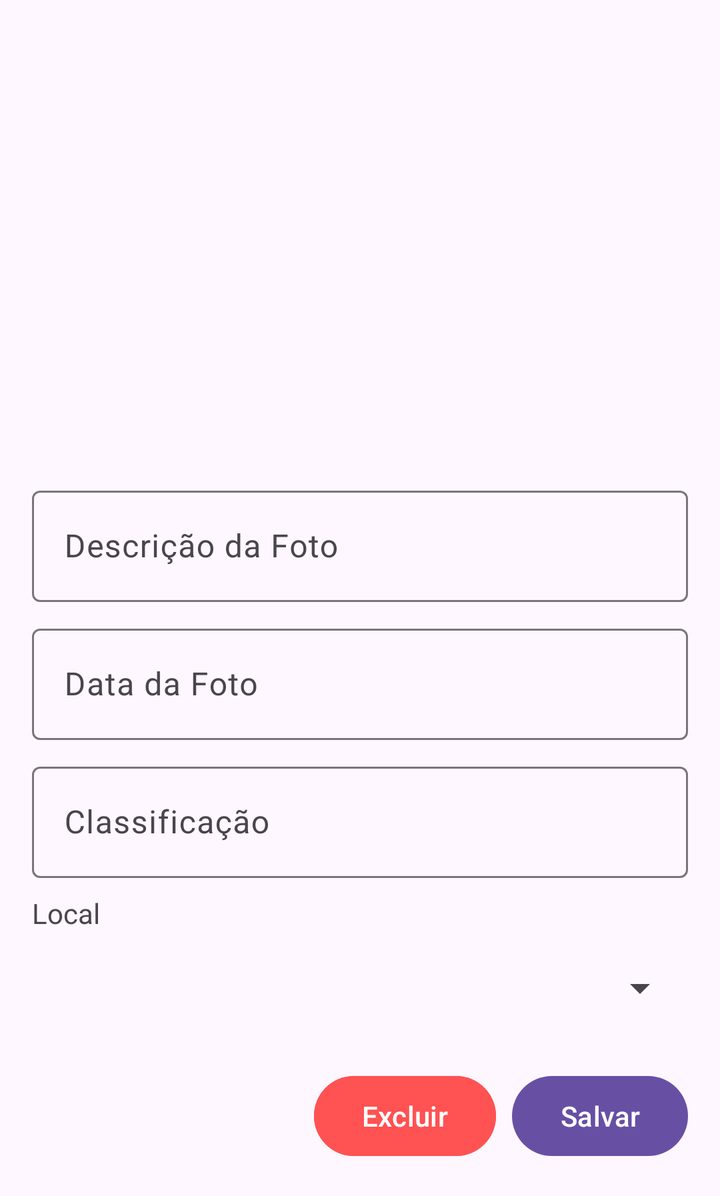
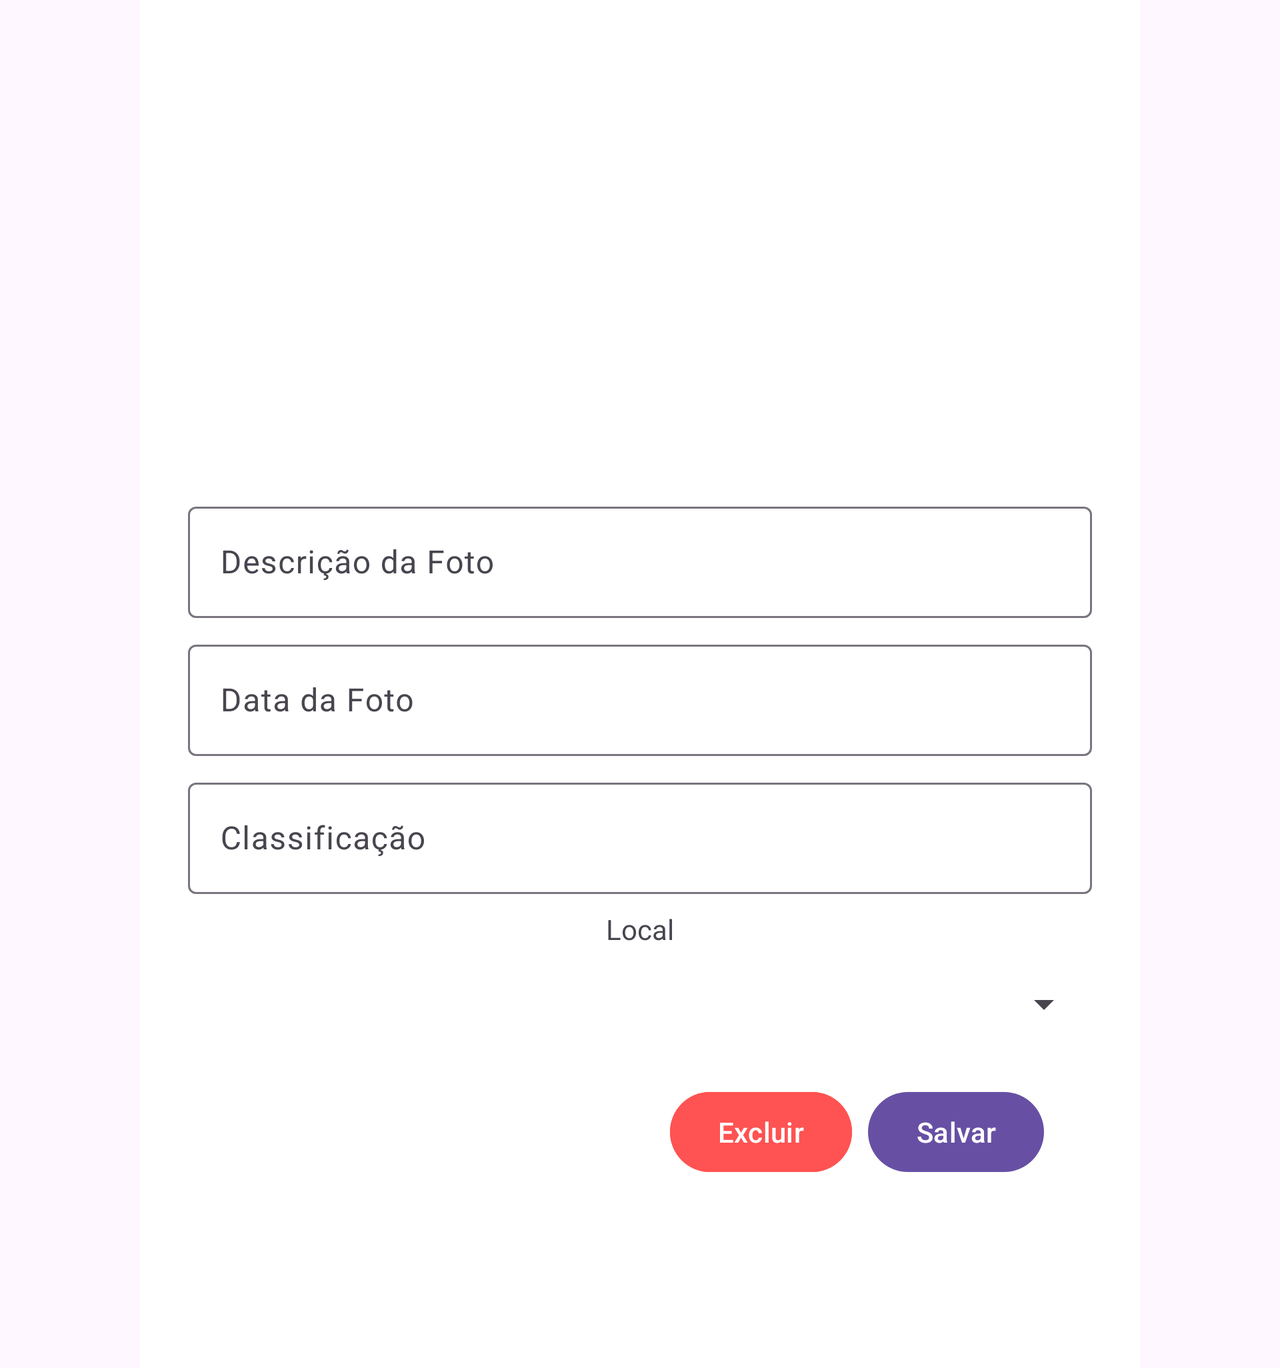

Compare how this app lays out the same screen by default and in its alternative resource folder. The renders come first, then the two layout files and the values they reference.
<!-- AndroidManifest.xml: application theme Theme.Tripsync -->
<!-- res/layout/dialog_detalhes_foto.xml -->
<?xml version="1.0" encoding="utf-8"?>
<LinearLayout xmlns:android="http://schemas.android.com/apk/res/android"
    android:layout_width="match_parent"
    android:layout_height="wrap_content"
    android:orientation="vertical"
    android:padding="16dp">

    <ImageView
        android:id="@+id/imgFotoDetalhe"
        android:layout_width="match_parent"
        android:layout_height="200dp"
        android:contentDescription="@string/imagem_da_foto"
        android:scaleType="centerCrop"
        android:layout_marginBottom="16dp" />

    <com.google.android.material.textfield.TextInputLayout
        android:layout_width="match_parent"
        android:layout_height="wrap_content"
        android:layout_marginTop="8dp">

        <EditText
            android:id="@+id/etDescricaoFoto"
            android:layout_width="match_parent"
            android:layout_height="wrap_content"
            android:autofillHints="description"
            android:hint="@string/descricao_da_foto"
            android:inputType="textMultiLine"
            android:maxLines="3" />
    </com.google.android.material.textfield.TextInputLayout>

    <com.google.android.material.textfield.TextInputLayout
        android:layout_width="match_parent"
        android:layout_height="wrap_content"
        android:layout_marginTop="8dp">

        <EditText
            android:id="@+id/etDataFoto"
            android:layout_width="match_parent"
            android:layout_height="wrap_content"
            android:autofillHints=""
            android:hint="@string/data_da_foto"
            android:focusable="true"
            android:clickable="true" />
    </com.google.android.material.textfield.TextInputLayout>

    <com.google.android.material.textfield.TextInputLayout
        android:layout_width="match_parent"
        android:layout_height="wrap_content"
        android:layout_marginTop="8dp">

        <EditText
            android:id="@+id/etClassificacaoFoto"
            android:layout_width="match_parent"
            android:layout_height="wrap_content"
            android:autofillHints=""
            android:hint="@string/classificacao"
            android:inputType="numberDecimal" />
    </com.google.android.material.textfield.TextInputLayout>

    <TextView
        android:layout_width="wrap_content"
        android:layout_height="wrap_content"
        android:text="@string/local"
        android:layout_marginTop="8dp" />

    <Spinner
        android:id="@+id/spinnerLocal"
        android:layout_width="match_parent"
        android:layout_height="wrap_content"
        android:layout_marginTop="4dp"
        android:minHeight="48dp" />

    <LinearLayout
        android:layout_width="match_parent"
        android:layout_height="wrap_content"
        android:orientation="horizontal"
        android:layout_marginTop="16dp"
        android:gravity="end">

        <Button
            android:id="@+id/btnExcluirFoto"
            android:layout_width="wrap_content"
            android:layout_height="wrap_content"
            android:text="@string/excluir"
            style="@style/TEXT"
            android:layout_marginEnd="8dp"
            android:backgroundTint="#FF5252" />

        <Button
            android:id="@+id/btnSalvarDetalhesFoto"
            android:layout_width="wrap_content"
            android:layout_height="wrap_content"
            style="@style/TEXT"
            android:text="@string/salvar" />
    </LinearLayout>

</LinearLayout>
<!-- resources referenced by this layout -->
<resources>
  <string name="classificacao">Classificação</string>
  <string name="data_da_foto">Data da Foto</string>
  <string name="descricao_da_foto">Descrição da Foto</string>
  <string name="excluir">Excluir</string>
  <string name="imagem_da_foto">Imagem da Foto</string>
  <string name="local">Local</string>
  <string name="salvar">Salvar</string>
  <style name="Theme.Tripsync" parent="Base.Theme.Tripsync" />
  <style name="Base.Theme.Tripsync" parent="Theme.Material3.DayNight.NoActionBar">
          
          
      </style>
</resources>
<!-- res/layout-land/dialog_detalhes_foto.xml (the repository's variant of the layout above) -->
<!-- drawn on the phone turned sideways -->
<?xml version="1.0" encoding="utf-8"?>
<ScrollView xmlns:android="http://schemas.android.com/apk/res/android"
    android:layout_width="match_parent"
    android:layout_height="match_parent"
    android:padding="24dp"
    android:background="#FFFFFF"
    xmlns:tools="http://schemas.android.com/tools"
    tools:context=".ui.RegisterActivity"
    android:layout_marginHorizontal="70dp">

    <LinearLayout
        android:layout_width="match_parent"
        android:layout_height="wrap_content"
        android:orientation="vertical"
        android:gravity="center">

    <ImageView
        android:id="@+id/imgFotoDetalhe"
        android:layout_width="match_parent"
        android:layout_height="200dp"
        android:contentDescription="@string/imagem_da_foto"
        android:scaleType="centerCrop"
        android:layout_marginBottom="16dp" />

    <com.google.android.material.textfield.TextInputLayout
        android:layout_width="match_parent"
        android:layout_height="wrap_content"
        android:layout_marginTop="8dp">

        <EditText
            android:id="@+id/etDescricaoFoto"
            android:layout_width="match_parent"
            android:layout_height="wrap_content"
            android:autofillHints="description"
            android:hint="@string/descricao_da_foto"
            android:inputType="textMultiLine"
            android:maxLines="3" />
    </com.google.android.material.textfield.TextInputLayout>

    <com.google.android.material.textfield.TextInputLayout
        android:layout_width="match_parent"
        android:layout_height="wrap_content"
        android:layout_marginTop="8dp">

        <EditText
            android:id="@+id/etDataFoto"
            android:layout_width="match_parent"
            android:layout_height="wrap_content"
            android:autofillHints=""
            android:hint="@string/data_da_foto"
            android:focusable="true"
            android:clickable="true" />
    </com.google.android.material.textfield.TextInputLayout>

    <com.google.android.material.textfield.TextInputLayout
        android:layout_width="match_parent"
        android:layout_height="wrap_content"
        android:layout_marginTop="8dp">

        <EditText
            android:id="@+id/etClassificacaoFoto"
            android:layout_width="match_parent"
            android:layout_height="wrap_content"
            android:autofillHints=""
            android:hint="@string/classificacao"
            android:inputType="numberDecimal" />
    </com.google.android.material.textfield.TextInputLayout>

    <TextView
        android:layout_width="wrap_content"
        android:layout_height="wrap_content"
        android:text="@string/local"
        android:layout_marginTop="8dp" />

    <Spinner
        android:id="@+id/spinnerLocal"
        android:layout_width="match_parent"
        android:layout_height="wrap_content"
        android:layout_marginTop="4dp"
        android:minHeight="48dp" />

    <LinearLayout
        android:layout_width="match_parent"
        android:layout_height="wrap_content"
        android:orientation="horizontal"
        android:layout_marginTop="16dp"
        android:layout_marginEnd="16dp"
        android:layout_marginBottom="70dp"
        android:gravity="end">

        <Button
            android:id="@+id/btnExcluirFoto"
            android:layout_width="wrap_content"
            android:layout_height="wrap_content"
            android:text="@string/excluir"
            android:layout_marginEnd="8dp"
            android:backgroundTint="#FF5252" />

        <Button
            android:id="@+id/btnSalvarDetalhesFoto"
            android:layout_width="wrap_content"
            android:layout_height="wrap_content"
            android:text="@string/salvar" />
    </LinearLayout>
</LinearLayout>
</ScrollView>
